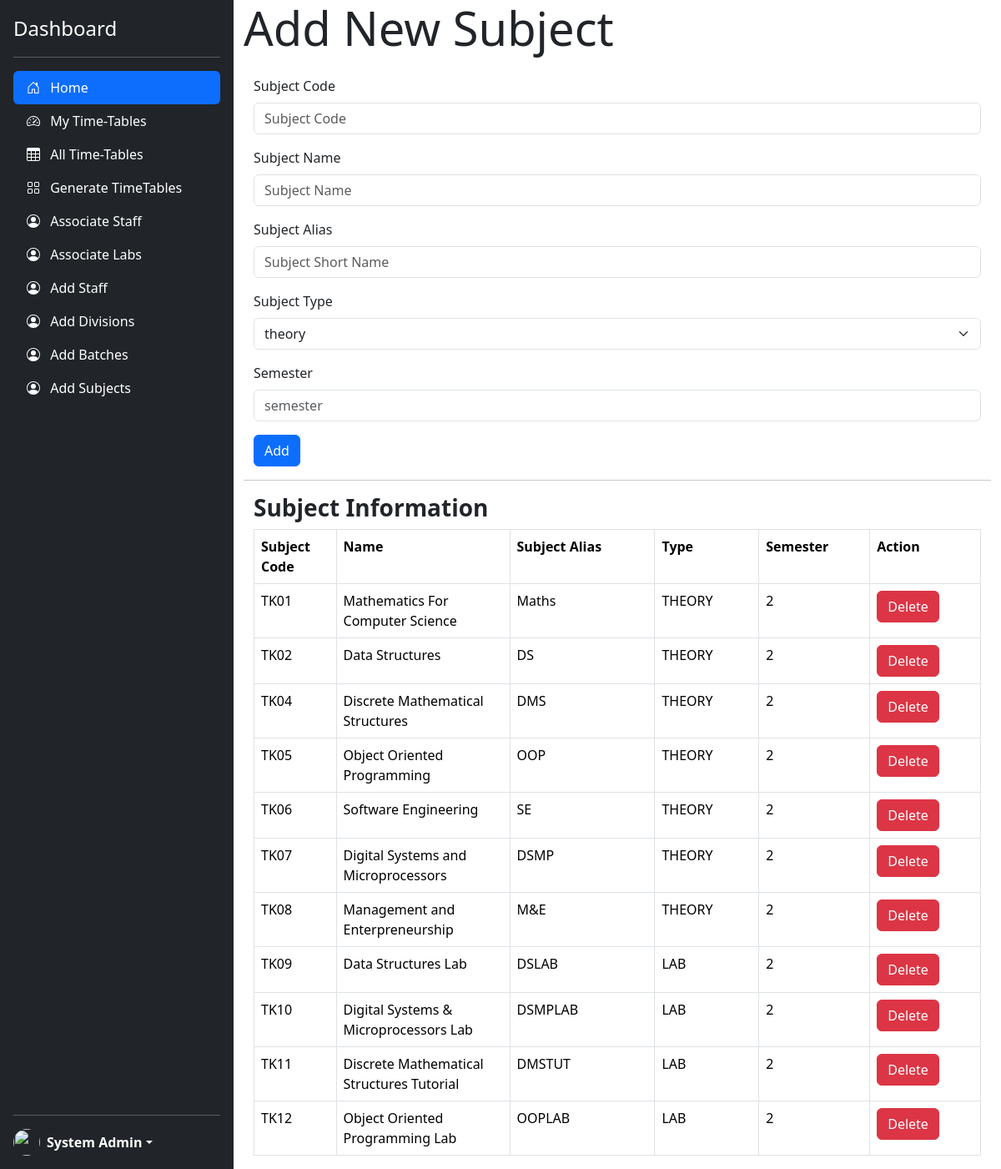
Before: /addSubjects.php (signed in) with the older database file.
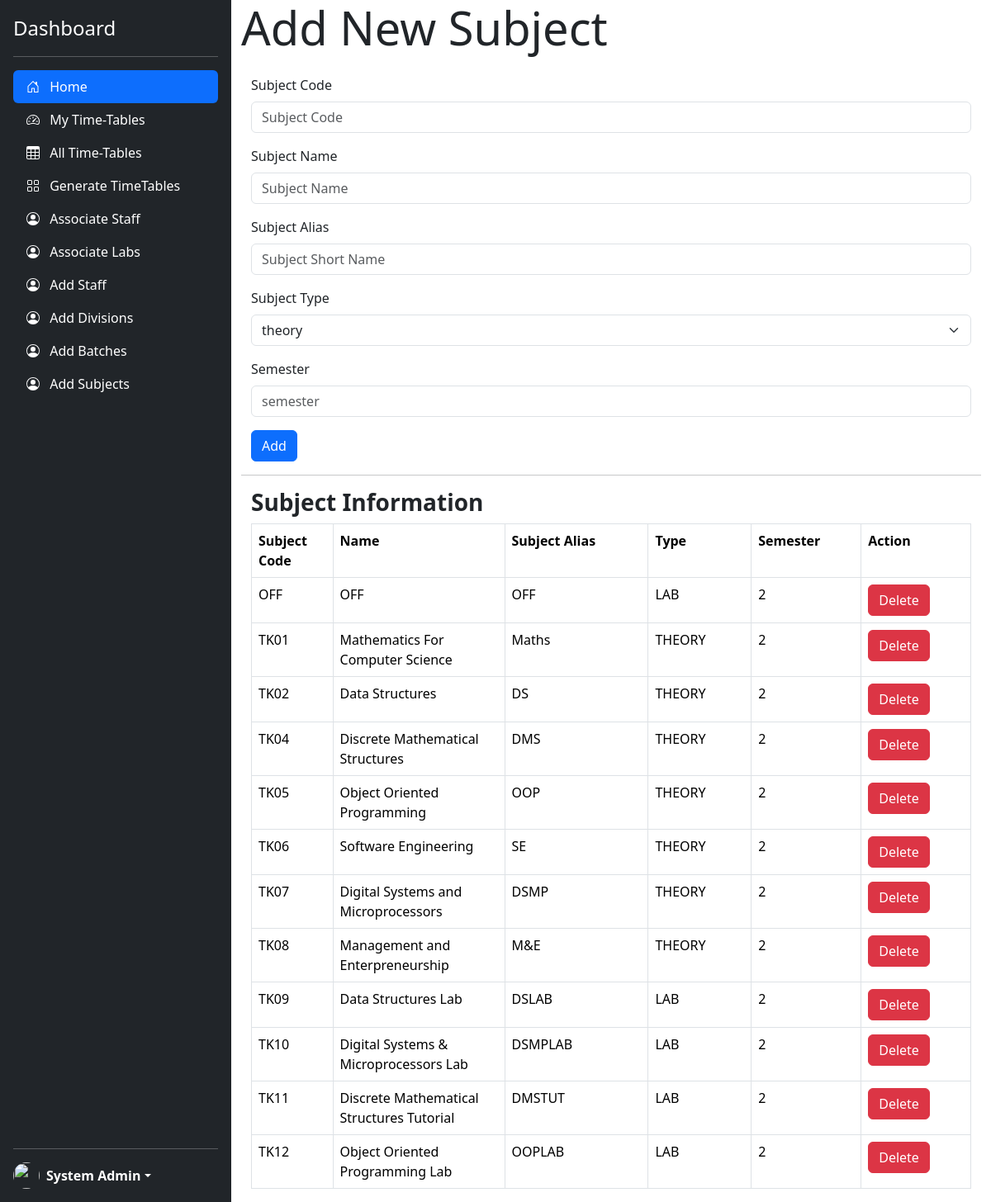
After: the same page with the newer database file.
### tables this page shows
CREATE TABLE `subjects` (
  `subject_code` varchar(10) NOT NULL,
  `subject_alias` varchar(50) NOT NULL,
  `subject_name` varchar(200) NOT NULL,
  `course_type` varchar(15) NOT NULL,
  `semester` int(1) NOT NULL
);

### addSubjects.php (the view, shortened to what the changed rows need)
<!doctype html>
<html lang="en" data-bs-theme="auto">
<head>
    <link href="https://cdn.jsdelivr.net/npm/bootstrap@5.3.3/dist/css/bootstrap.min.css" rel="stylesheet">
    <link href="./css/sidebars.css" rel="stylesheet">
    <link rel="stylesheet" href="./css/dashboard.css">
    <link href="sidebars.css" rel="stylesheet">
</head>
<body>
    <main class="d-flex flex-nowrap">
        <div class="dashboard-content container-fluid">
            <div class="container-fluid">
                <table id="subjectstable" class="table table-bordered">
                    <tr>
                        <th width="130">Subject Code</th>
                        <th width=290>Name</th>
                        <th width=290>Subject Alias</th>
                        <th width="190">Type</th>
                        <th width="190">Semester</th>
                        <th width="190">Action</th>
                    </tr>
                    <tbody>
                        <?php
                        $q = mysqli_query(
                            mysqli_connect("localhost", "root", "root", "Dev"),
                            "SELECT * FROM subjects ORDER BY subject_code ASC"
                        );
                        while ($row = mysqli_fetch_assoc($q)) {
                            echo "<tr><td>{$row['subject_code']}</td>
                <td>{$row['subject_name']}</td>
                <td>{$row['subject_alias']}</td>
                <td>{$row['course_type']}</td>
                <td>{$row['semester']}</td>
               <td><a class='btn btn-danger' href='./services/handleDelete.php?query=subject&subcode={$row['subject_code']}'>Delete</a></td>
                </tr>\n";
                        }
                        ?>
                    </tbody>
                </table>
            </div>
        </div>
    </main>
</body>
</html>

Changed rows visible on the page:
added subjects: subject_code "OFF", subject_name "OFF", subject_alias "OFF", course_type "LAB", semester "2"
